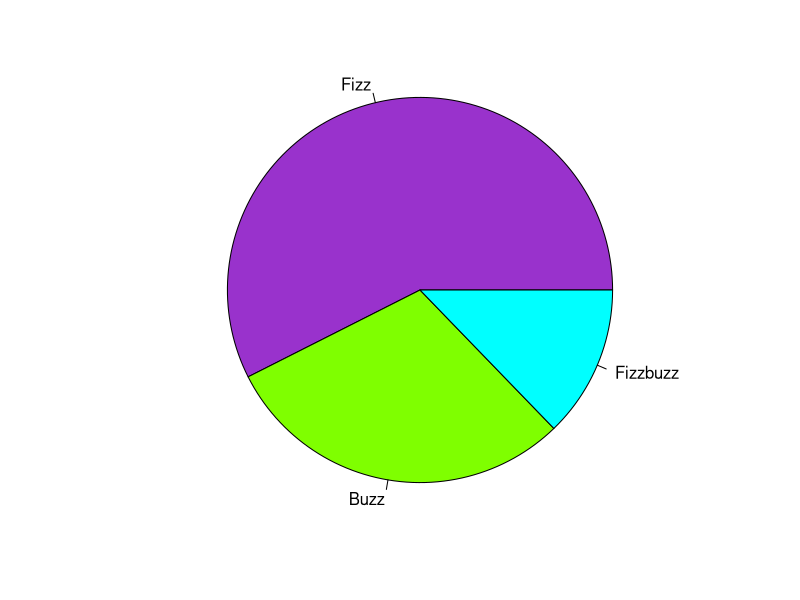

The R source for this figure:
a = 1:100
for(i in a) {
  x <- if (i%%15 == 0) "FizzBuzz" else
       if (i%%3 == 0) "Fizz" else 
       if (i%%5 == 0) "Buzz" else 
       i
  a[i] <- x
}
c = c(sum(a=="Fizz"), sum(a=="Buzz"), sum(a=="FizzBuzz"))
pie(c, labels=c("Fizz", "Buzz", "Fizzbuzz"), radius=1, col=c("darkorchid", "chartreuse", "cyan"))